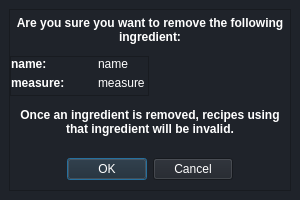
<?xml version="1.0" encoding="UTF-8"?>
<ui version="4.0">
 <class>Dialog</class>
 <widget class="QDialog" name="Dialog">
  <property name="geometry">
   <rect>
    <x>0</x>
    <y>0</y>
    <width>300</width>
    <height>200</height>
   </rect>
  </property>
  <property name="sizePolicy">
   <sizepolicy hsizetype="Preferred" vsizetype="Preferred">
    <horstretch>0</horstretch>
    <verstretch>0</verstretch>
   </sizepolicy>
  </property>
  <property name="minimumSize">
   <size>
    <width>300</width>
    <height>200</height>
   </size>
  </property>
  <property name="maximumSize">
   <size>
    <width>300</width>
    <height>200</height>
   </size>
  </property>
  <property name="windowTitle">
   <string>Dialog</string>
  </property>
  <property name="styleSheet">
   <string notr="true">* {
	background-color: #1f232a;;

	color: #fff;
}

#nameIngredient, #measureIngredient {
	margin-left: 20px;
}</string>
  </property>
  <layout class="QVBoxLayout" name="verticalLayout">
   <property name="spacing">
    <number>0</number>
   </property>
   <property name="leftMargin">
    <number>9</number>
   </property>
   <property name="topMargin">
    <number>9</number>
   </property>
   <property name="rightMargin">
    <number>9</number>
   </property>
   <property name="bottomMargin">
    <number>9</number>
   </property>
   <item>
    <widget class="QFrame" name="frame">
     <property name="frameShape">
      <enum>QFrame::StyledPanel</enum>
     </property>
     <property name="frameShadow">
      <enum>QFrame::Raised</enum>
     </property>
     <layout class="QVBoxLayout" name="verticalLayout_2">
      <property name="leftMargin">
       <number>0</number>
      </property>
      <property name="topMargin">
       <number>0</number>
      </property>
      <property name="rightMargin">
       <number>0</number>
      </property>
      <property name="bottomMargin">
       <number>0</number>
      </property>
      <item>
       <widget class="QLabel" name="label">
        <property name="font">
         <font>
          <weight>75</weight>
          <bold>true</bold>
         </font>
        </property>
        <property name="text">
         <string>Are you sure you want to remove the following ingredient:</string>
        </property>
        <property name="alignment">
         <set>Qt::AlignCenter</set>
        </property>
        <property name="wordWrap">
         <bool>true</bool>
        </property>
       </widget>
      </item>
      <item alignment="Qt::AlignLeft">
       <widget class="QFrame" name="frame_2">
        <property name="frameShape">
         <enum>QFrame::StyledPanel</enum>
        </property>
        <property name="frameShadow">
         <enum>QFrame::Raised</enum>
        </property>
        <layout class="QFormLayout" name="formLayout">
         <property name="horizontalSpacing">
          <number>10</number>
         </property>
         <property name="verticalSpacing">
          <number>5</number>
         </property>
         <property name="leftMargin">
          <number>0</number>
         </property>
         <property name="topMargin">
          <number>0</number>
         </property>
         <property name="rightMargin">
          <number>0</number>
         </property>
         <property name="bottomMargin">
          <number>0</number>
         </property>
         <item row="0" column="1">
          <widget class="QLabel" name="nameIngredient">
           <property name="text">
            <string>name</string>
           </property>
          </widget>
         </item>
         <item row="1" column="0">
          <widget class="QLabel" name="label4">
           <property name="font">
            <font>
             <weight>75</weight>
             <bold>true</bold>
            </font>
           </property>
           <property name="text">
            <string>measure:</string>
           </property>
          </widget>
         </item>
         <item row="1" column="1">
          <widget class="QLabel" name="measureIngredient">
           <property name="text">
            <string>measure</string>
           </property>
          </widget>
         </item>
         <item row="0" column="0">
          <widget class="QLabel" name="label_3">
           <property name="font">
            <font>
             <weight>75</weight>
             <bold>true</bold>
            </font>
           </property>
           <property name="text">
            <string>name:</string>
           </property>
          </widget>
         </item>
        </layout>
       </widget>
      </item>
      <item>
       <widget class="QLabel" name="label_2">
        <property name="font">
         <font>
          <weight>75</weight>
          <bold>true</bold>
         </font>
        </property>
        <property name="text">
         <string>Once an ingredient is removed, recipes using that ingredient will be invalid.</string>
        </property>
        <property name="scaledContents">
         <bool>false</bool>
        </property>
        <property name="alignment">
         <set>Qt::AlignCenter</set>
        </property>
        <property name="wordWrap">
         <bool>true</bool>
        </property>
       </widget>
      </item>
      <item>
       <spacer name="verticalSpacer_2">
        <property name="orientation">
         <enum>Qt::Vertical</enum>
        </property>
        <property name="sizeType">
         <enum>QSizePolicy::Fixed</enum>
        </property>
        <property name="sizeHint" stdset="0">
         <size>
          <width>20</width>
          <height>10</height>
         </size>
        </property>
       </spacer>
      </item>
      <item>
       <widget class="QDialogButtonBox" name="buttonBox">
        <property name="standardButtons">
         <set>QDialogButtonBox::Cancel|QDialogButtonBox::Ok</set>
        </property>
        <property name="centerButtons">
         <bool>true</bool>
        </property>
       </widget>
      </item>
      <item>
       <spacer name="verticalSpacer">
        <property name="orientation">
         <enum>Qt::Vertical</enum>
        </property>
        <property name="sizeType">
         <enum>QSizePolicy::Fixed</enum>
        </property>
        <property name="sizeHint" stdset="0">
         <size>
          <width>20</width>
          <height>10</height>
         </size>
        </property>
       </spacer>
      </item>
     </layout>
    </widget>
   </item>
  </layout>
 </widget>
 <resources/>
 <connections/>
</ui>
